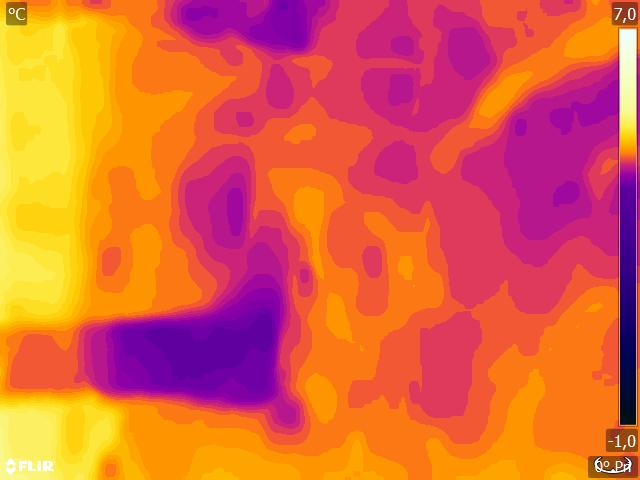
#> input picture camera-simulator/src/ExampleImages/Example_1.jpg, 640 x 480 px
$ python communicator.py
#> lines starting #> are read from the running program, lines starting #| are printed output that depends on the picture; long printed decimals are rounded
### server/src/API/CameraLibraries/pythonScripts/utils.py
from sys import argv

def parse_argv(arg_flags: list = [], flags_shortened: dict = {}) -> tuple[list[str], list[str], dict]:
    params = []
    flags_not_found = []
    flags = {}
    for flag in arg_flags:
        flags[flag] = False
    for i in range(1, len(argv)):
        if argv[i].startswith('--'):
            if argv[i][2:] in flags.keys():
                flags[argv[i][2:]] = True
            else:
                flags_not_found.append(argv[i])
        elif argv[i].startswith('-'):
            if argv[i][1:] in flags_shortened.keys():
                flags[flags_shortened[argv[i][1:]]] = True
            else:
                flags_not_found.append(argv[i])
        else:
            params.append(argv[i])
    return (params, flags_not_found, flags)

### server/src/API/CameraLibraries/pythonScripts/thermalImageParser.py
from PIL import Image
from numpy import uint8
from os.path import isfile as file_exists

_default_image_size = (640, 480)
_default_palette_bounds = ((620, 30), (635, 424))
_default_min_temp = -10.
_default_max_temp = 60.
_default_danger_temperature = 40.
_default_danger_color = (255, 0, 0)
_default_work_areas = [((2, 58), (585, 456))]
_default_rounding = 2

def get_image(filename: str, size: tuple[int, int]) -> uint8:
    image = Image.open(filename).convert('RGB')
    image = image.resize(size)
    original_image_arr = uint8(image)
    image = image.convert('L')
    image_arr = uint8(image)
    return original_image_arr, image_arr

def get_rounded_mean(data: list) -> int:
    return round(sum(data)/len(data))

# [5 lines left out: function get_working_area, not called in this run]

def get_start_palette(scale_pixel_range: tuple[int, int], temperature_range: tuple[float, float], danger_temperature: float) -> int:
    danger_start = (scale_pixel_range[1] - scale_pixel_range[0]) * (danger_temperature - temperature_range[0]) / (temperature_range[1] - temperature_range[0]) + scale_pixel_range[0]
    return danger_start

def count_danger_pixels(image_arr: uint8, palette_start: int, scale_pixel_range: tuple[int, int], temperature_range: tuple[int, int], work_areas: list[tuple[tuple[int, int], tuple[int, int]]], rounding : int) -> tuple[float, float]:
    total_working_area = 0
    total_dangerous_pixels = 0
    hottest_pixel = 0
    for area in work_areas:
        total_working_area += (area[1][0] - area[0][0] + 1) * (area[1][1] - area[0][1] + 1)
        for y in range(area[0][1] - 1, area[1][1]):
            for x in range(area[0][0] - 1, area[1][0]):
                if image_arr[y][x] >= palette_start:
                    total_dangerous_pixels += 1
                if hottest_pixel < image_arr[y][x]:
                    hottest_pixel = image_arr[y][x]
    hottest_temp = (temperature_range[1] - temperature_range[0]) * (hottest_pixel - scale_pixel_range[0]) / (scale_pixel_range[1] - scale_pixel_range[0]) + temperature_range[0]
    total_dangerous_pixels *= 100
    if rounding < 0:
        return total_dangerous_pixels / total_working_area, hottest_temp
    return round(total_dangerous_pixels / total_working_area, rounding), round(hottest_temp, rounding)

# [18 lines left out: function paint_danger_area, not called in this run]

def main(
        filename: str,
        image_size: tuple[int, int] = _default_image_size,
        palette_bounds: tuple[tuple[int, int], tuple[int, int]] = _default_palette_bounds,
        temp_min: float = _default_min_temp,
        temp_max: float = _default_max_temp,
        danger_temp: float = _default_danger_temperature,
        danger_color: tuple[int, int, int] = _default_danger_color,
        work_areas: list[tuple[tuple[int, int], tuple[int, int]]] = _default_work_areas,
        show_image: bool = True,
        print_result: bool = True,
        save_image: str | None = None,
        rounding : int = _default_rounding
) -> dict:
    original_arr, image_arr = get_image(filename, image_size)
    scale_pixel_range = (
        get_rounded_mean(image_arr[palette_bounds[1][1]][palette_bounds[0][0]:palette_bounds[1][0] + 1]),
        get_rounded_mean(image_arr[palette_bounds[0][1]][palette_bounds[0][0]:palette_bounds[1][0] + 1])
    )
    palette_start = get_start_palette(scale_pixel_range, (temp_min, temp_max), danger_temp)
    if show_image or save_image != None:
        new_image = Image.fromarray(paint_danger_area(original_arr, image_arr, palette_start, work_areas, danger_color, image_size), mode='RGB')
        if show_image:
            new_image.show()
        if save_image != None:
            new_image.saves(save_image)
    percentage, hottest_temp = count_danger_pixels(image_arr, palette_start, scale_pixel_range, (temp_min, temp_max), work_areas, rounding)
    if print_result:
        print('Hottest temperature: {} C\nPercentage: {}%'.format(hottest_temp, percentage))
    output = {
        'hottest temperature': hottest_temp,
        'percentage': percentage
    }
    return output

# [7 lines that do not run on import are left out]

### server/src/API/CameraLibraries/pythonScripts/communicator.py
import constants
import utils
from sys import stderr
from thermalImageParser import main as find_danger_percentage
from os.path import isfile
from requests import post as post_request
from json import dumps as to_json

arg_flags = ['send', 'filename', 'save']
flags_shortened = {
    'S': 'send',
    'F': 'filename',
    'V': 'save'
}

def get_filepath_from_args(args: list) -> dict:
    ret = {
        'ok': True,
        'error msg': '',
        'filepath': None
    }
    if len(args) < 1:
        ret['ok'] = False
        ret['error msg'] = 'No parameter provided'
        return ret
    ret['filepath'] = args[0]
    verify_filepath(ret)
    return ret

def verify_filepath(parsing_dict: dict) -> None:
    if not isfile(parsing_dict['filepath']):
        parsing_dict['ok'] = False
        parsing_dict['error msg'] = 'File \"{}\" not found'.format(parsing_dict['filepath'])

def get_filepath_from_input() -> dict:
    ret = {
        'ok': True,
        'error msg': '',
        'filepath': None
    }
    print('Please enter filename to parse: ', end = '')
    ret['filepath'] = input()
    verify_filepath(ret)
    return ret

def save_output_as_file(output: dict, filename: str) -> None:
    try:
        file = open(filename, 'w')
    except IOError:
        print('Error while trying to save file', file = stderr)
        return
    file.write(to_json(output))
    file.close()

def send_output_with_request(output: dict, endpoint_url: str, api_key: str) -> None:
    data = output.copy()
    data['api key'] = api_key
    post_request(url = endpoint_url, data = data) # Można ewentualnie sprawdzić czy poprawnie się wysłało

def main():
    args, errs, flags = utils.parse_argv(arg_flags, flags_shortened)
    for err in errs:
        print('Error:\n\tUnrecognized flag \"{}\"'.format(err), file = stderr)
    if len(errs) > 0:
        return
    # Pobranie danych na dwa sposoby, zależy od potrzeb
    if flags['filename']:
        input_data = get_filepath_from_args(args)
    else:
        input_data = get_filepath_from_input()
#> the answer given: ../../../../../camera-simulator/src/ExampleImages/Example_1.jpg
    if not input_data['ok']:
        print('Error:\n\t{}'.format(input_data['error msg']), file = stderr)
        return
    output = find_danger_percentage(
        filename = input_data['filepath'],
        image_size = constants.IMAGE_SIZE,
        palette_bounds = constants.PALETTE_BOUNDS,
        temp_min = constants.TEMP_MIN,
        temp_max = constants.TEMP_MAX,
        danger_temp = constants.DANGER_TEMP,
        work_areas = constants.WORK_AREAS,
        show_image = constants.SHOW_IMAGES,
        print_result = False,
        save_image = constants.SAVE_IMAGES,
        rounding = constants.ROUNDING
    )
#> in get_image, image is the input picture: PIL image 640x480 RGB; mean R, G, B 224.5, 99.4, 65.9
#> in get_image, `image = image.convert('L')`:
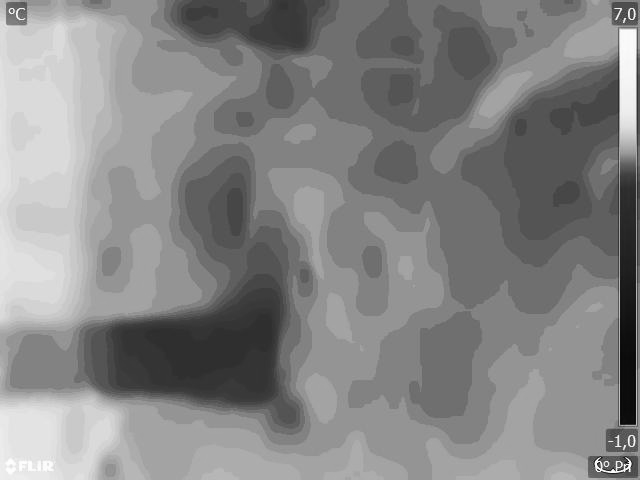
#> image: PIL image 640x480 L; min 3, max 255, mean 133
#> in main, `scale_pixel_range = ( get_rounded_mean(image_arr[palette_bounds[1][1]]..`: scale_pixel_range = (48, 250)
#> in get_start_palette, `danger_start = (scale_pixel_range[1] - scale_pixel_range[0]) * (danger..`: danger_start = 149
#> after the loop in count_danger_pixels, `for area in work_areas:`: hottest_pixel = 237; total_dangerous_pixels = 86521; total_working_area = 292494
#> in count_danger_pixels, `hottest_temp = (temperature_range[1] - temperature_range[0]) * (hottes..`: hottest_temp = 140.3
#> in count_danger_pixels, `total_dangerous_pixels *= 100`: total_dangerous_pixels = 8652100
#> in main, `percentage, hottest_temp = count_danger_pixels(image_arr, palette_star..`: percentage = 29.58; hottest_temp = 140.3
#> in main, `output = { 'hottest temperature': hottest_temp, 'percentage': percenta..`: output = {'hottest temperature': 140.3, 'percentage': 29.58}
    # Wysłanie danych na dwa sposoby, zależnie od potrzeb
    if flags['send']:
        send_output_with_request(output, constants.ENDPOINT_URL, constants.API_KEY)
    if flags['save']:
        save_output_as_file(output, constants.OUTPUT_SAVE_FILE)
    if not (flags['send'] or flags['save']):
        print(output)
#| {'hottest temperature': 140.347, 'percentage': 29.580}

if __name__ == '__main__':
    main()

$ run again, on camera-simulator/src/ExampleImages/Example_3.jpg
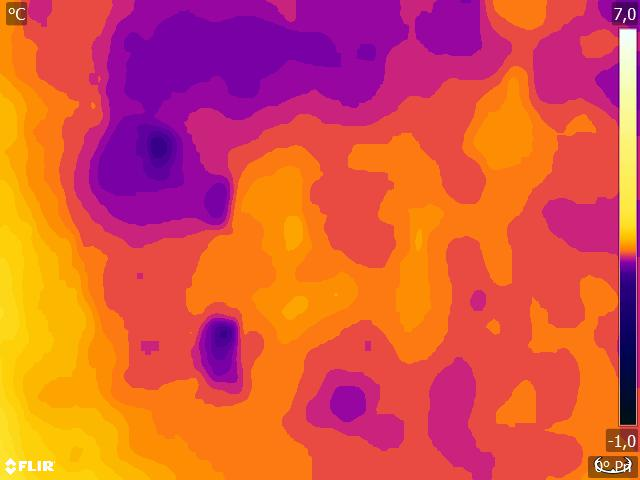
#> input picture camera-simulator/src/ExampleImages/Example_3.jpg, 640 x 480 px
#> in get_image, image is the input picture: PIL image 640x480 RGB; mean R, G, B 218.5, 86, 69.2
#> in get_image, `image = image.convert('L')`:
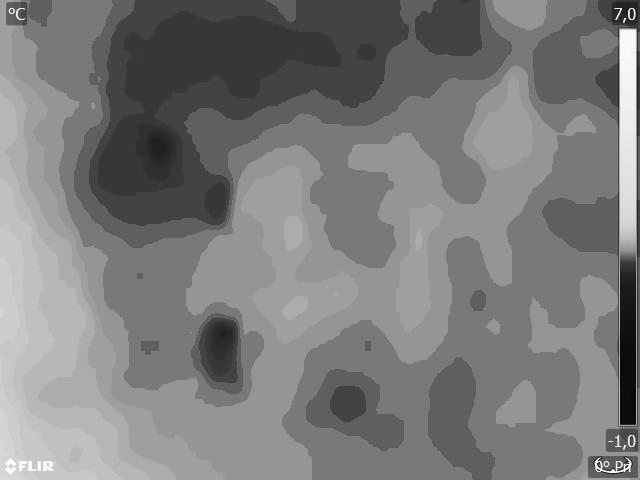
#> image: PIL image 640x480 L; min 3, max 255, mean 123.7
#> scale_pixel_range = (44, 248)
#> danger_start = 146
#> after the loop in count_danger_pixels, `for area in work_areas:`: hottest_pixel = 215; total_dangerous_pixels = 113663; total_working_area = 292494
#> in count_danger_pixels, `hottest_temp = (temperature_range[1] - temperature_range[0]) * (hottes..`: hottest_temp = 125.7
#> in count_danger_pixels, `total_dangerous_pixels *= 100`: total_dangerous_pixels = 11366300
#> in main, `percentage, hottest_temp = count_danger_pixels(image_arr, palette_star..`: percentage = 38.86; hottest_temp = 125.7
#> in main, `output = { 'hottest temperature': hottest_temp, 'percentage': percenta..`: output = {'hottest temperature': 125.7, 'percentage': 38.86}
#| {'hottest temperature': 125.735, 'percentage': 38.860}

$ run again, on camera-simulator/src/ExampleImages/Example_4.jpg
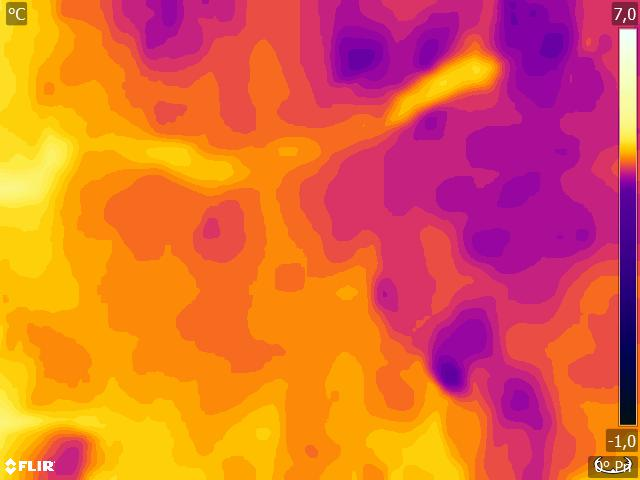
#> input picture camera-simulator/src/ExampleImages/Example_4.jpg, 640 x 480 px
#> in get_image, image is the input picture: PIL image 640x480 RGB; mean R, G, B 225, 103.3, 60.9
#> in get_image, `image = image.convert('L')`:
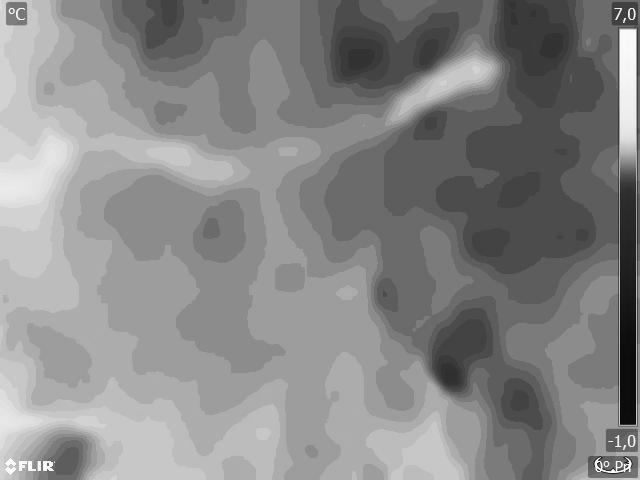
#> image: PIL image 640x480 L; min 3, max 255, mean 134.9
#> scale_pixel_range = (50, 247)
#> danger_start = 148.5
#> after the loop in count_danger_pixels, `for area in work_areas:`: hottest_pixel = 235; total_dangerous_pixels = 123278; total_working_area = 292494
#> in count_danger_pixels, `hottest_temp = (temperature_range[1] - temperature_range[0]) * (hottes..`: hottest_temp = 140.9
#> in count_danger_pixels, `total_dangerous_pixels *= 100`: total_dangerous_pixels = 12327800
#> in main, `percentage, hottest_temp = count_danger_pixels(image_arr, palette_star..`: percentage = 42.15; hottest_temp = 140.9
#> in main, `output = { 'hottest temperature': hottest_temp, 'percentage': percenta..`: output = {'hottest temperature': 140.9, 'percentage': 42.15}
#| {'hottest temperature': 140.863, 'percentage': 42.147}

$ run again, on camera-simulator/src/ExampleImages/Example_5.jpg
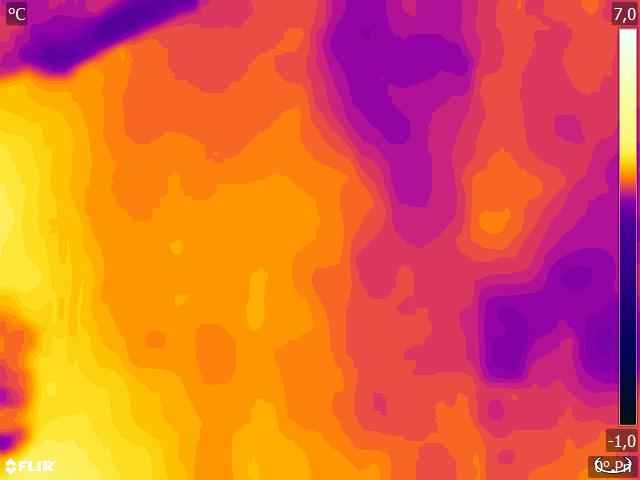
#> input picture camera-simulator/src/ExampleImages/Example_5.jpg, 640 x 480 px
#> in get_image, image is the input picture: PIL image 640x480 RGB; mean R, G, B 223.9, 100.4, 64.1
#> in get_image, `image = image.convert('L')`:
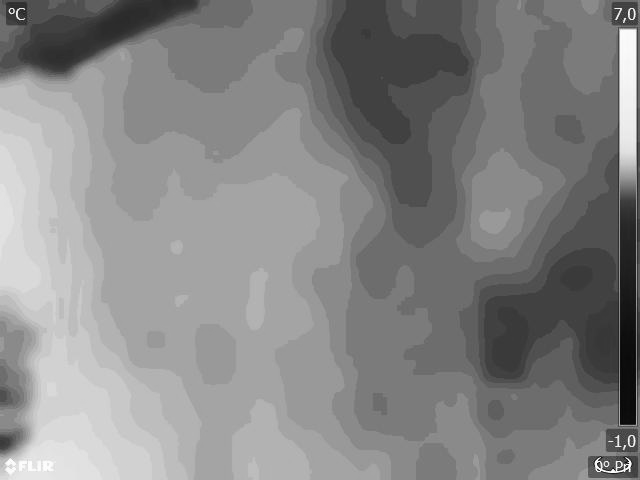
#> image: PIL image 640x480 L; min 4, max 255, mean 133.2
#> scale_pixel_range = (41, 248)
#> danger_start = 144.5
#> after the loop in count_danger_pixels, `for area in work_areas:`: hottest_pixel = 230; total_dangerous_pixels = 120680; total_working_area = 292494
#> in count_danger_pixels, `hottest_temp = (temperature_range[1] - temperature_range[0]) * (hottes..`: hottest_temp = 137
#> in count_danger_pixels, `total_dangerous_pixels *= 100`: total_dangerous_pixels = 12068000
#> in main, `percentage, hottest_temp = count_danger_pixels(image_arr, palette_star..`: percentage = 41.26; hottest_temp = 137
#> in main, `output = { 'hottest temperature': hottest_temp, 'percentage': percenta..`: output = {'hottest temperature': 137, 'percentage': 41.26}
#| {'hottest temperature': 136.957, 'percentage': 41.259}
